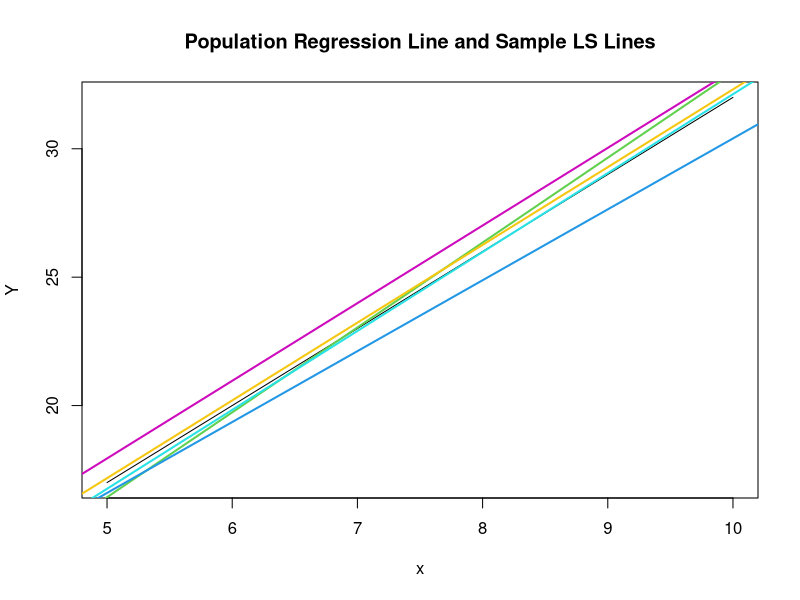

The R source for this figure:
## ---- chunk 1
x=seq(5,10,0.001)
Y=2+3*x
plot(x,Y,type="l",main = "Population Regression Line and Sample LS Lines")
set.seed(123)
n=50
b_hat=c()
for(k in 1:5){
  xi=runif(n,5,10)
  ei=rnorm(n,0,4)
  yi=2+3*xi+ei
  fit=lm(yi~xi)
  b_hat=cbind(b_hat,coef(fit))
  abline(fit, col = k+2, lwd = 2)
}
beta_hat=as.data.frame(b_hat)
beta_hat
## ---- chunk 2
set.seed(123)
n=50
xi=runif(n,5,10)
xi_new=xi-mean(xi)
ei=rnorm(n,0,1)
yi=2+3*xi+ei
## ---- chunk 3

model=lm(yi~xi)
b0_hat=coef(model)[1]
b1_hat=coef(model)[2]
b0_hat
b1_hat
## ---- chunk 4
b0_grid=seq(b0_hat - 2, b0_hat + 2, length.out = 100)
b_grid=seq(b1_hat  - 2, b1_hat  + 2, length.out = 100)

rss_cal=function(b0, b1, x, y) {
  y_pred=b0 + b1 * x
  sum((y - y_pred)^2)
}

rss_val=matrix(NA, nrow = length(b0_grid), ncol = length(b_grid))

rss_min=Inf
best_b0=NA
best_b=NA

for (i in 1:length(b0_grid)) {
  for (j in 1:length(b_grid)) {
    rss_value=rss_cal(b0_grid[i], b_grid[j], xi, yi)
    rss_val[i, j]=rss_value
   
    if (rss_value < rss_min) {
      rss_min=rss_value
      best_b0=b0_grid[i]
      best_b=b_grid[j]
    }
  }
}

{
print("Grid Minimum RSS is at:")
cat("Beta0:", best_b0, "\n")
cat("Beta:", best_b, "\n")
cat("Minimum RSS:", rss_min, "\n")
}
## ---- chunk 5
n=50
set.seed(123)
b0=numeric(1000)
b1=numeric(1000)
for(k in 1:1000){
xi=runif(n,0,1)
ei=rnorm(n,0,1)
yi=2+3*xi+ei
model=lm(yi~xi)
b0[k]=coef(model)[1]
b1[k]=coef(model)[2]
}
b0mean=mean(b0)
b1mean=mean(b1)
b0mean
b1mean
b0var=var(b0)
b1var=var(b1)
b0var
b1var
## ---- chunk 6
library(MASS)
data("Boston")
preds = c("crim", "nox", "black", "lstat")
output = data.frame()

for(var in preds){
  formula = as.formula(paste("medv ~", var))
  lin_model = lm(formula, data = Boston)
  summary = summary(lin_model)
  summary
  
  output = rbind(output, data.frame(
    Pred = var,
    Intercept = round(coef(model)[1], 4),
    Coeff = round(coef(model)[2], 4),
    StdE = round(summary$coefficients[2, 2], 4),
    RSq = round(summary$r.squared, 4),
    RSE = round(summary$sigma, 4)
  ))
}

output

